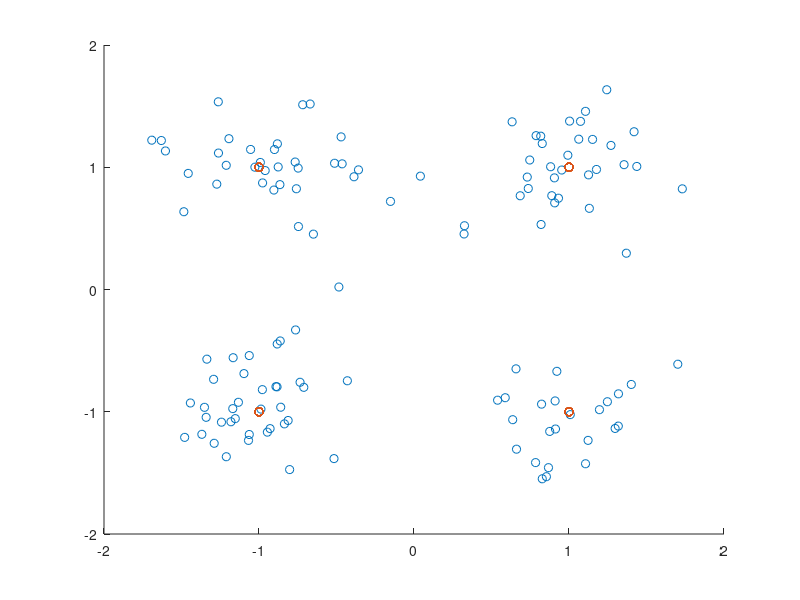
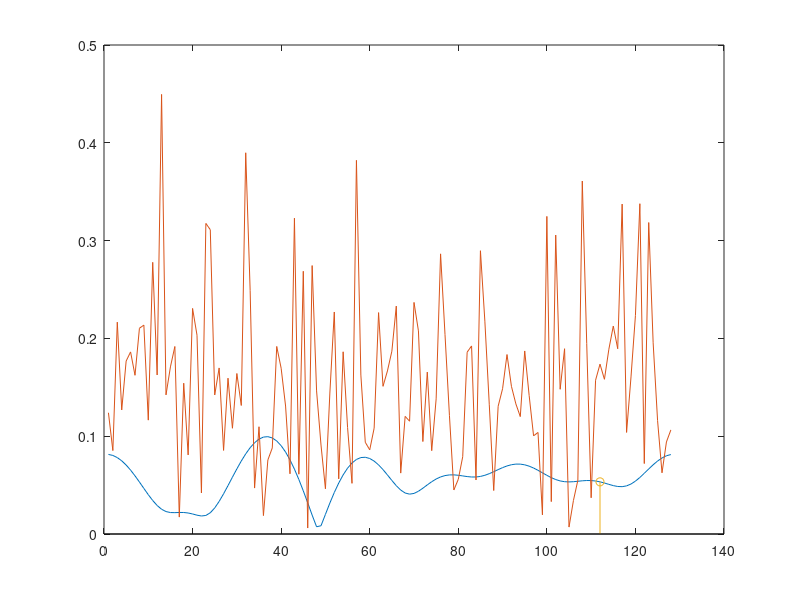
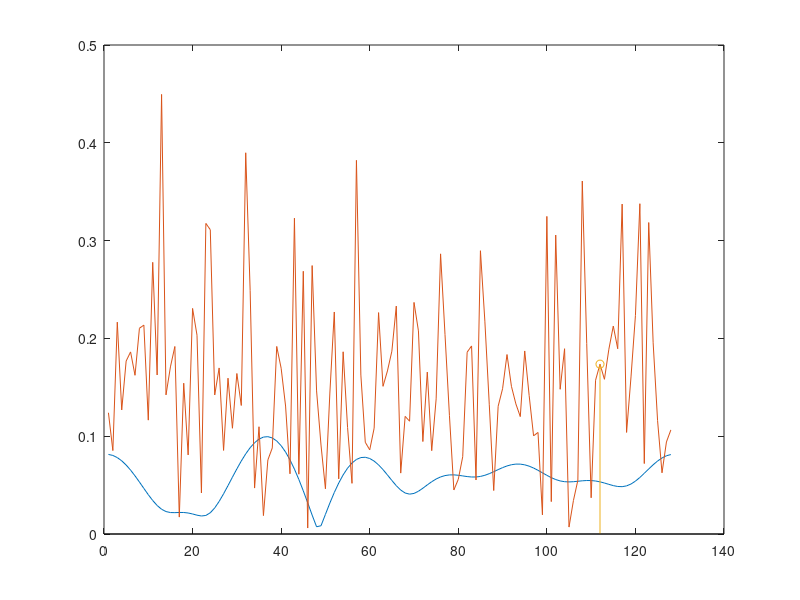

Reproduce these figures in MATLAB, in order.
clc; close all; clear;

N = 128; % Sequence lengh
L = 8; % Responce Length
Packets = 1;
X = [1 + 1i, -1 + 1i, 1 - 1i, -1 - 1i ];


snr_db = 15;
BER_snr = zeros(size(snr_db,2),1);
tic;
for snr = 1 : size(snr_db,2)
    %AWGN regarding SNR
    N_0 = 1/( 10^(snr_db(snr)/10) );
    
    err_bits = 0;
    for pac = 1:Packets
        % Channel response
        h = (randn(L,1) + 1i*randn(L,1))*sqrt(1/(2*L));
        h_tilde = (1/sqrt(N))*fft(h,N);
        
        % 4-QAM data block
        d = sign(-1+2*rand(N,1)) + 1i*sign(-1+2*rand(N,1));
        d_tilde = (1/sqrt(N))*fft(d,N);

        % Channel input
        x = [d(N-L+2 : N) ; d];
        
        % Channel noise
        w = ( randn(N,1) + 1i*randn(N,1) )*sqrt(N_0/2);
        w_tilde = (1/sqrt(N))*fft(w,N);
        
        % Received Signal
        y = zeros(N+L-1,1);
        for m = L : N+L-1
            for l = 0 : L-1
                y(m) = y(m) + h(l+1)*x(m-l);
            end
        end
        y = y(L : end);
        
        y_tilde = sqrt(N)*h_tilde.*d_tilde;
        
        %N-Parallel - Frequency Selective Comparison
        y_freq = sqrt(N)*ifft(y_tilde,N);
        
%         figure;
%         scatter(real(y),imag(y),'o');
%         hold on
%         scatter(real(y_freq),imag(y_freq),'x');
        
        y = y + w;
        y_tilde = y_tilde + w_tilde;
        y_freq_noise = sqrt(N)*ifft(y_tilde);
        
%         figure;
%         scatter(real(y),imag(y),'o');
%         hold on
%         scatter(real(y_freq_noise),imag(y_freq_noise),'x');
        
        
        y_dec = y_tilde./h_tilde;
        d_rec = ifft(y_dec,N);
        figure;
        scatter(real(d_rec),imag(d_rec));
        hold on
        scatter(real(d),imag(d));
        
        %Decision
        d_dist = zeros(4,N);
        d_dist(1,:) = abs(d_rec-X(1)).^2;
        d_dist(2,:) = abs(d_rec-X(2)).^2;
        d_dist(3,:) = abs(d_rec-X(3)).^2;
        d_dist(4,:) = abs(d_rec-X(4)).^2;

        decision_matrix = zeros(N,1);
        for k = 1:N
            min_dist = find( d_dist(:,k) == min(d_dist(:,k)) );
            decision_matrix(k) = X(min_dist(1));
        end

        error_matrix = d-decision_matrix;
        error_indices = find(abs(error_matrix));
        
        err_bits = err_bits + sum( abs( (error_matrix).^2 )/4 );
        
        figure;
        plot(1:N,abs(h_tilde))
        hold on
        plot(1:N,abs(w_tilde))
        stem(error_indices,abs(h_tilde(error_indices)))
        
        figure;
        plot(1:N,abs(h_tilde))
        hold on
        plot(1:N,abs(w_tilde))
        stem(error_indices,abs(w_tilde(error_indices)))
    end
    
    BER_snr(snr) = err_bits/(N*Packets);
end
toc;
